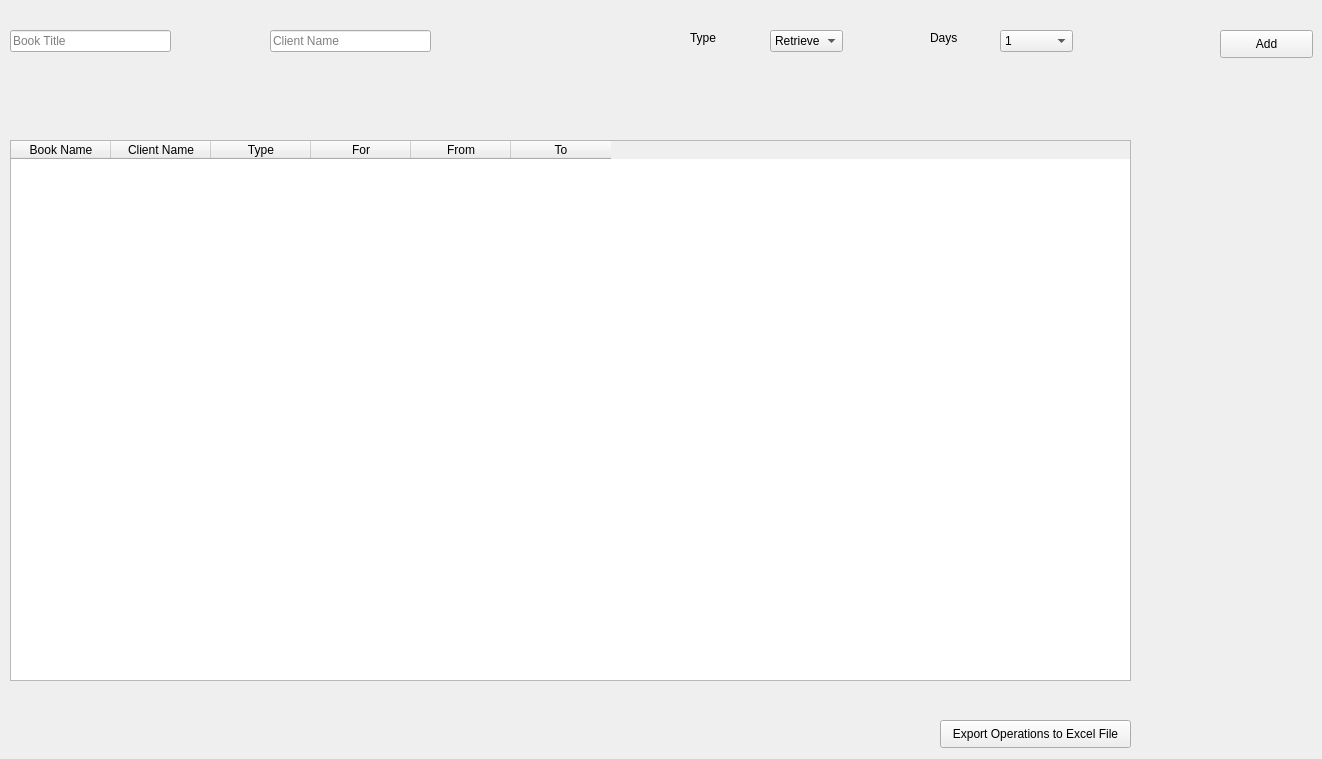
    <widget class="QWidget" name="tab_4">
     <attribute name="title">
      <string>Page</string>
     </attribute>
     <widget class="QPushButton" name="pushButton_6">
      <property name="geometry">
       <rect>
        <x>1220</x>
        <y>30</y>
        <width>93</width>
        <height>28</height>
       </rect>
      </property>
      <property name="text">
       <string>Add</string>
      </property>
     </widget>
     <widget class="QLineEdit" name="lineEdit">
      <property name="geometry">
       <rect>
        <x>10</x>
        <y>30</y>
        <width>161</width>
        <height>22</height>
       </rect>
      </property>
      <property name="font">
       <font>
        <family>Segoe UI</family>
       </font>
      </property>
      <property name="placeholderText">
       <string>Book Title</string>
      </property>
     </widget>
     <widget class="QLabel" name="label">
      <property name="geometry">
       <rect>
        <x>690</x>
        <y>30</y>
        <width>55</width>
        <height>16</height>
       </rect>
      </property>
      <property name="font">
       <font>
        <family>Segoe UI</family>
       </font>
      </property>
      <property name="text">
       <string>Type</string>
      </property>
     </widget>
     <widget class="QLabel" name="label_2">
      <property name="geometry">
       <rect>
        <x>930</x>
        <y>30</y>
        <width>55</width>
        <height>16</height>
       </rect>
      </property>
      <property name="font">
       <font>
        <family>Segoe UI</family>
       </font>
      </property>
      <property name="text">
       <string>Days</string>
      </property>
     </widget>
     <widget class="QComboBox" name="comboBox">
      <property name="geometry">
       <rect>
        <x>770</x>
        <y>30</y>
        <width>73</width>
        <height>22</height>
       </rect>
      </property>
      <property name="font">
       <font>
        <family>Segoe UI</family>
       </font>
      </property>
      <item>
       <property name="text">
        <string>Retrieve</string>
       </property>
      </item>
      <item>
       <property name="text">
        <string>Rent</string>
       </property>
      </item>
     </widget>
     <widget class="QComboBox" name="comboBox_2">
      <property name="geometry">
       <rect>
        <x>1000</x>
        <y>30</y>
        <width>73</width>
        <height>22</height>
       </rect>
      </property>
      <property name="font">
       <font>
        <family>Segoe UI</family>
       </font>
      </property>
      <item>
       <property name="text">
        <string>1</string>
       </property>
      </item>
      <item>
       <property name="text">
        <string>2</string>
       </property>
      </item>
      <item>
       <property name="text">
        <string>3</string>
       </property>
      </item>
      <item>
       <property name="text">
        <string>4</string>
       </property>
      </item>
      <item>
       <property name="text">
        <string>5</string>
       </property>
      </item>
      <item>
       <property name="text">
        <string>6</string>
       </property>
      </item>
      <item>
       <property name="text">
        <string>7</string>
       </property>
      </item>
      <item>
       <property name="text">
        <string>8</string>
       </property>
      </item>
      <item>
       <property name="text">
        <string>9</string>
       </property>
      </item>
      <item>
       <property name="text">
        <string>10</string>
       </property>
      </item>
      <item>
       <property name="text">
        <string>11</string>
       </property>
      </item>
      <item>
       <property name="text">
        <string>12</string>
       </property>
      </item>
      <item>
       <property name="text">
        <string>13</string>
       </property>
      </item>
      <item>
       <property name="text">
        <string>14</string>
       </property>
      </item>
      <item>
       <property name="text">
        <string>15</string>
       </property>
      </item>
      <item>
       <property name="text">
        <string>16</string>
       </property>
      </item>
      <item>
       <property name="text">
        <string>17</string>
       </property>
      </item>
      <item>
       <property name="text">
        <string>18</string>
       </property>
      </item>
      <item>
       <property name="text">
        <string>19</string>
       </property>
      </item>
      <item>
       <property name="text">
        <string>20</string>
       </property>
      </item>
      <item>
       <property name="text">
        <string>21</string>
       </property>
      </item>
      <item>
       <property name="text">
        <string>22</string>
       </property>
      </item>
      <item>
       <property name="text">
        <string>23</string>
       </property>
      </item>
      <item>
       <property name="text">
        <string>24</string>
       </property>
      </item>
      <item>
       <property name="text">
        <string>25</string>
       </property>
      </item>
      <item>
       <property name="text">
        <string>26</string>
       </property>
      </item>
      <item>
       <property name="text">
        <string>27</string>
       </property>
      </item>
      <item>
       <property name="text">
        <string>28</string>
       </property>
      </item>
      <item>
       <property name="text">
        <string>29</string>
       </property>
      </item>
      <item>
       <property name="text">
        <string>30</string>
       </property>
      </item>
     </widget>
     <widget class="QTableWidget" name="tableWidget">
      <property name="geometry">
       <rect>
        <x>10</x>
        <y>140</y>
        <width>1121</width>
        <height>541</height>
       </rect>
      </property>
      <column>
       <property name="text">
        <string>Book Name</string>
       </property>
      </column>
      <column>
       <property name="text">
        <string>Client Name</string>
       </property>
      </column>
      <column>
       <property name="text">
        <string>Type</string>
       </property>
      </column>
      <column>
       <property name="text">
        <string>For</string>
       </property>
      </column>
      <column>
       <property name="text">
        <string>From</string>
       </property>
      </column>
      <column>
       <property name="text">
        <string>To</string>
       </property>
      </column>
     </widget>
     <widget class="QLineEdit" name="lineEdit_20">
      <property name="geometry">
       <rect>
        <x>270</x>
        <y>30</y>
        <width>161</width>
        <height>22</height>
       </rect>
      </property>
      <property name="font">
       <font>
        <family>Segoe UI</family>
       </font>
      </property>
      <property name="placeholderText">
       <string>Client Name</string>
      </property>
     </widget>
     <widget class="QPushButton" name="pushButton_23">
      <property name="geometry">
       <rect>
        <x>940</x>
        <y>720</y>
        <width>191</width>
        <height>28</height>
       </rect>
      </property>
      <property name="font">
       <font>
        <family>Segoe UI</family>
       </font>
      </property>
      <property name="text">
       <string>Export Operations to Excel File</string>
      </property>
     </widget>
     <widget class="QLabel" name="label_36">
      <property name="geometry">
       <rect>
        <x>4</x>
        <y>90</y>
        <width>171</width>
        <height>20</height>
       </rect>
      </property>
      <property name="text">
       <string/>
      </property>
     </widget>
     <widget class="QLabel" name="label_48">
      <property name="geometry">
       <rect>
        <x>280</x>
        <y>80</y>
        <width>161</width>
        <height>16</height>
       </rect>
      </property>
      <property name="text">
       <string/>
      </property>
     </widget>
     <widget class="QLabel" name="label_55">
      <property name="geometry">
       <rect>
        <x>554</x>
        <y>730</y>
        <width>351</width>
        <height>20</height>
       </rect>
      </property>
      <property name="text">
       <string/>
      </property>
     </widget>
    </widget>
